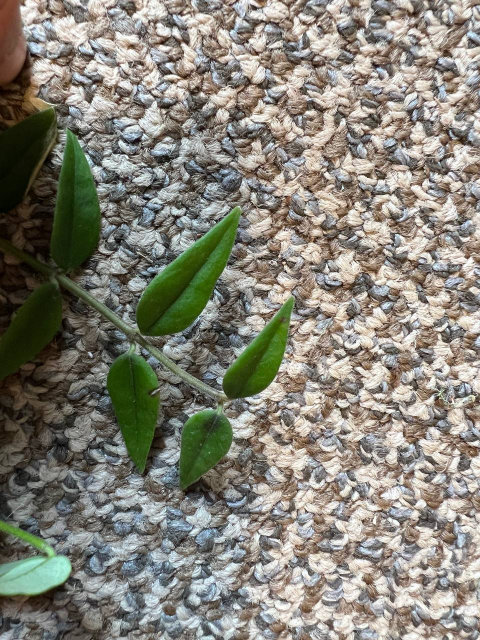
#> input picture imgs/leaf_1.jpg, 960 x 1280 px (shown at 1/2 size)
$ python -i main.py   (imports and definitions only)
#> lines starting #> are read from the running program, lines starting #| are printed output that depends on the picture; after the words box and inside, x2 and y2 are one past the last pixel; in counts of white or black regions, pixels touching at a corner belong together
#> further down, picture is the input picture: shape (1280, 960, 3); mean B, G, R 120.2, 130.9, 133.4
from collections import defaultdict
from plantcv import plantcv as pcv
import cv2
import numpy as np
import matplotlib.pyplot as plt


# [81 lines left out: functions load_image, find_plants, filter, view_plants, polyarea, calculate_roi_area and 1 more, not called in this run]


def find_squares(img):
    """ ""
    Get the area of the squares

    Returns: area in pixels
    """
    # proccess image
    img_grey = cv2.cvtColor(img, cv2.COLOR_BGR2GRAY)
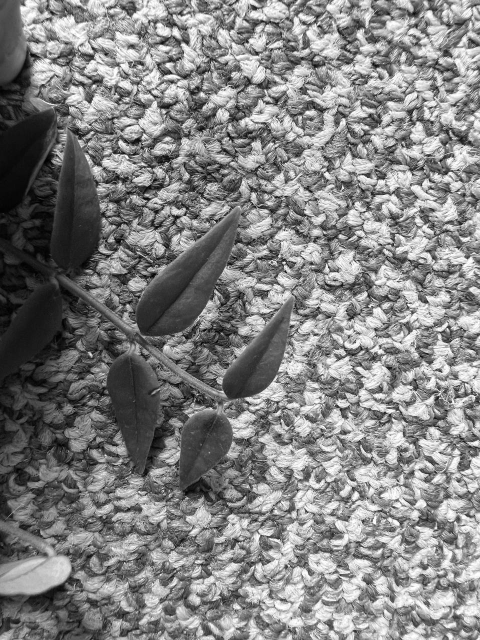
#> img_grey: shape (1280, 960) (shown at 1/2 size); min 0, max 255, mean 130.4
    # get threshold image
    ret, thresh_img = cv2.threshold(img_grey, 100, 255, cv2.THRESH_BINARY)
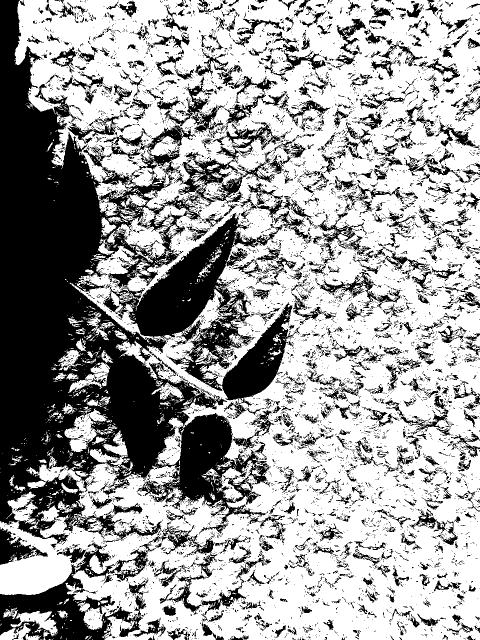
#> thresh_img: shape (1280, 960) (shown at 1/2 size); 63.2% white; 8133 black regions (7256 under 20 px)
    # find contours
    contours, hierarchy = cv2.findContours(
        thresh_img, cv2.RETR_TREE, cv2.CHAIN_APPROX_SIMPLE
    )
#> contours = 16580 contours, 15013 with area under 20; largest, box (x1, y1, x2, y2) and area: (0, 0, 960, 1280) 954485, (220, 425, 586, 815) 53033, (316, 318, 477, 509) 7312, (216, 500, 360, 577) 3843, (129, 818, 226, 905) 3248

    # create an empty image for contours
    img_contours = np.zeros(img.shape)

    max_contour = contours[0]
#> max_contour = [[687, 1279]]
    for contour in contours:
        if (
            cv2.contourArea(contour) > cv2.contourArea(max_contour)
            and cv2.contourArea(contour) < 100000
        ):
            max_contour = contour
#> this loop made 16580 passes
#> contour on passes 1 to 3: [[687, 1279]], [[445, 1279], [446, 1279]], [[184, 1279], [185, 1279]]
#> after the loop, max_contour = contour of 2971 points, box (x1, y1, x2, y2) (220, 425, 586, 815), area 53033

    contour = max_contour
#> contour has the same summary as max_contour
    approx = cv2.approxPolyDP(contour, 0.01 * cv2.arcLength(contour, True), True)
#> approx = contour of 12 points, box (x1, y1, x2, y2) (220, 425, 586, 815), area 54232
    x, y, w, h = cv2.boundingRect(approx)
#> x = 220; y = 425; w = 366; h = 390

    square_area = (x - w) * (y - h)
#> square_area = -5110
    return square_area


# [33 lines left out: functions get_plant_areas, plot_area_over_time, not called in this run]


# [9 lines not run here, left out]

>>> import cv2
>>> picture = cv2.imread('imgs/leaf_1.jpg')
>>> result = find_squares(picture)
#> result = -5110

$ run again, on imgs/leaf_2.jpg
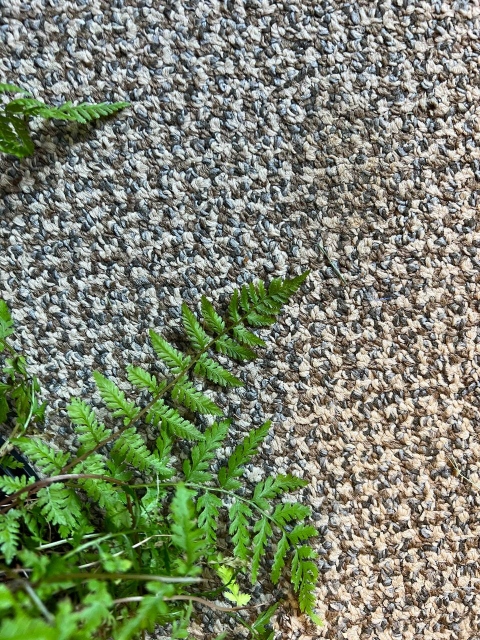
#> input picture imgs/leaf_2.jpg, 960 x 1280 px (shown at 1/2 size)
#> picture is the input picture: shape (1280, 960, 3); mean B, G, R 107.9, 130.7, 121.5
#> in find_squares, `img_grey = cv2.cvtColor(img, cv2.COLOR_BGR2GRAY)`:
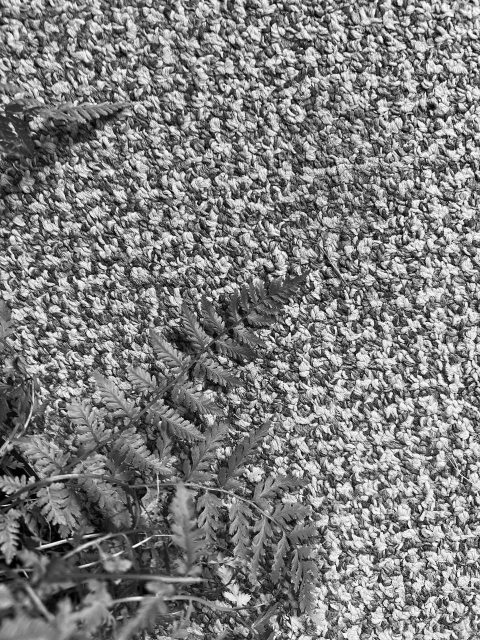
#> img_grey: shape (1280, 960) (shown at 1/2 size); min 0, max 255, mean 125.4
#> in find_squares, `ret, thresh_img = cv2.threshold(img_grey, 100, 255, cv2.THRESH_BINARY)`:
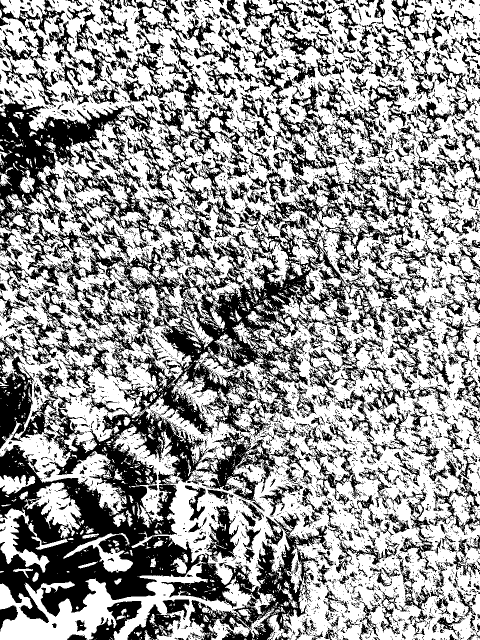
#> thresh_img: shape (1280, 960) (shown at 1/2 size); 60% white; 6614 black regions (5915 under 20 px)
#> contours = 18283 contours, 16624 with area under 20; largest, box (x1, y1, x2, y2) and area: (0, 0, 960, 1280) 982868, (248, 342, 701, 877) 66372, (0, 1110, 552, 1280) 30570, (282, 103, 469, 318) 8537, (392, 863, 562, 1005) 8444
#> in find_squares, `max_contour = contours[0]`: max_contour = [[939, 1279]]
#> the loop in find_squares, `for contour in contours:` made 18283 passes
#> contour on passes 1 to 3: [[939, 1279]], [[936, 1279], [937, 1279]], [[866, 1279], [867, 1279]]
#> after the loop in find_squares, `for contour in contours:`: max_contour = contour of 8607 points, box (x1, y1, x2, y2) (248, 342, 701, 877), area 66372
#> in find_squares, `contour = max_contour`: contour has the same summary as max_contour
#> approx = [[667, 346], [589, 838], [266, 817]]
#> x = 266; y = 346; w = 402; h = 493
#> square_area = 19992

$ run again, on imgs/leaf_3.jpg
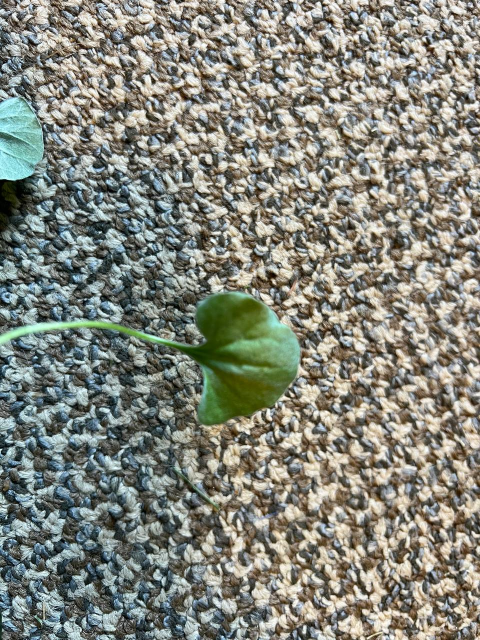
#> input picture imgs/leaf_3.jpg, 960 x 1280 px (shown at 1/2 size)
#> picture is the input picture: shape (1280, 960, 3); mean B, G, R 123.2, 133.3, 131.4
#> in find_squares, `img_grey = cv2.cvtColor(img, cv2.COLOR_BGR2GRAY)`:
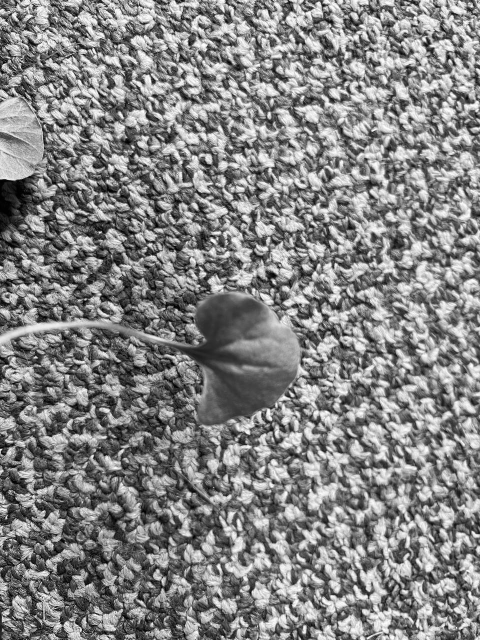
#> img_grey: shape (1280, 960) (shown at 1/2 size); min 0, max 255, mean 131.6
#> in find_squares, `ret, thresh_img = cv2.threshold(img_grey, 100, 255, cv2.THRESH_BINARY)`:
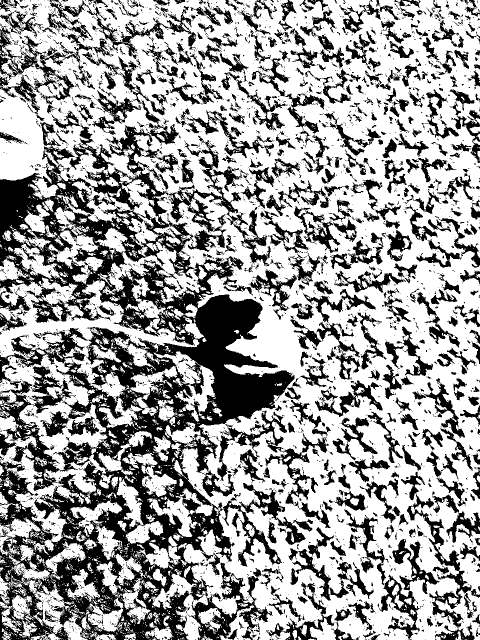
#> thresh_img: shape (1280, 960) (shown at 1/2 size); 63% white; 4127 black regions (3492 under 20 px)
#> contours = 10587 contours, 9411 with area under 20; largest, box (x1, y1, x2, y2) and area: (0, 0, 960, 1280) 800596, (0, 460, 399, 1113) 72888, (0, 1149, 179, 1280) 8260, (260, 703, 430, 844) 6838, (813, 987, 944, 1257) 6404
#> in find_squares, `max_contour = contours[0]`: max_contour = [[929, 1279], [934, 1279]]
#> the loop in find_squares, `for contour in contours:` made 10587 passes
#> max_contour on passes 8, 12: [[188, 1278], [188, 1279], [189, 1279]], [[52, 1278], [52, 1279], [53, 1279], [53, 1278]]
#> after the loop in find_squares, `for contour in contours:`: max_contour = contour of 9199 points, box (x1, y1, x2, y2) (0, 460, 399, 1113), area 72888
#> in find_squares, `contour = max_contour`: contour has the same summary as max_contour
#> approx = [[136, 460], [13, 1111], [303, 876], [123, 942], [179, 655], [398, 686]]
#> x = 13; y = 460; w = 386; h = 652
#> square_area = 71616

$ run again, on imgs/leaf_4.jpg
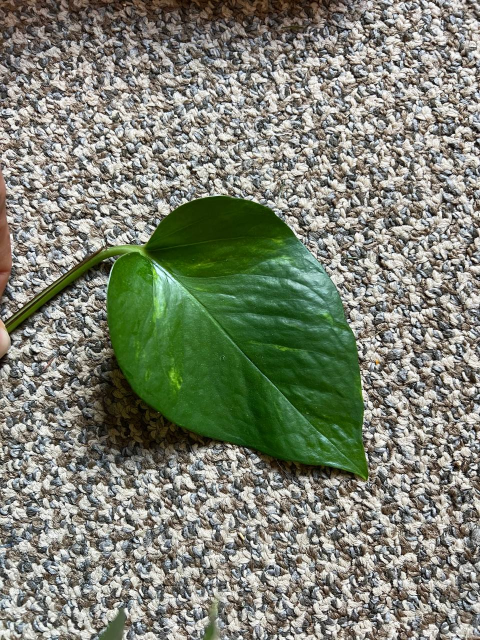
#> input picture imgs/leaf_4.jpg, 960 x 1280 px (shown at 1/2 size)
#> picture is the input picture: shape (1280, 960, 3); mean B, G, R 113.2, 128.7, 123.7
#> in find_squares, `img_grey = cv2.cvtColor(img, cv2.COLOR_BGR2GRAY)`:
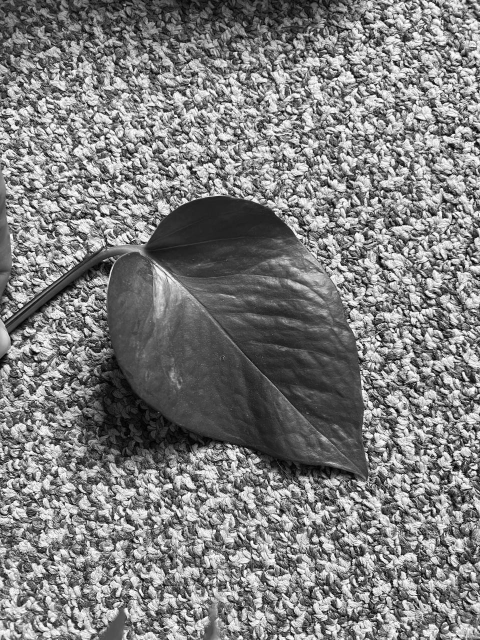
#> img_grey: shape (1280, 960) (shown at 1/2 size); min 0, max 255, mean 125.4
#> in find_squares, `ret, thresh_img = cv2.threshold(img_grey, 100, 255, cv2.THRESH_BINARY)`:
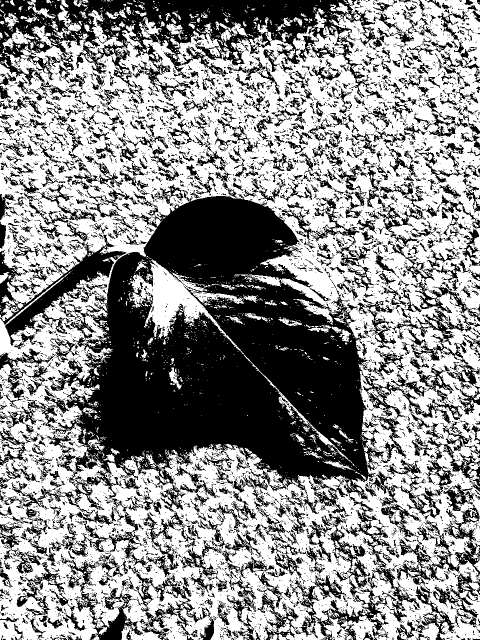
#> thresh_img: shape (1280, 960) (shown at 1/2 size); 56% white; 7266 black regions (6288 under 20 px)
#> contours = 17642 contours, 15679 with area under 20; largest, box (x1, y1, x2, y2) and area: (0, 0, 960, 1280) 1106188, (100, 384, 770, 1000) 245917, (258, 519, 709, 932) 12876, (784, 617, 945, 722) 4002, (697, 1044, 792, 1179) 2805
#> in find_squares, `max_contour = contours[0]`: max_contour = [[691, 1279]]
#> the loop in find_squares, `for contour in contours:` made 17642 passes
#> max_contour on pass 7: [[326, 1278], [326, 1279], [328, 1279], [328, 1278]]
#> after the loop in find_squares, `for contour in contours:`: max_contour = contour of 1783 points, box (x1, y1, x2, y2) (258, 519, 709, 932), area 12876
#> in find_squares, `contour = max_contour`: contour has the same summary as max_contour
#> approx = contour of 10 points, box (x1, y1, x2, y2) (268, 519, 709, 932), area 13239
#> x = 268; y = 519; w = 441; h = 413
#> square_area = -18338
